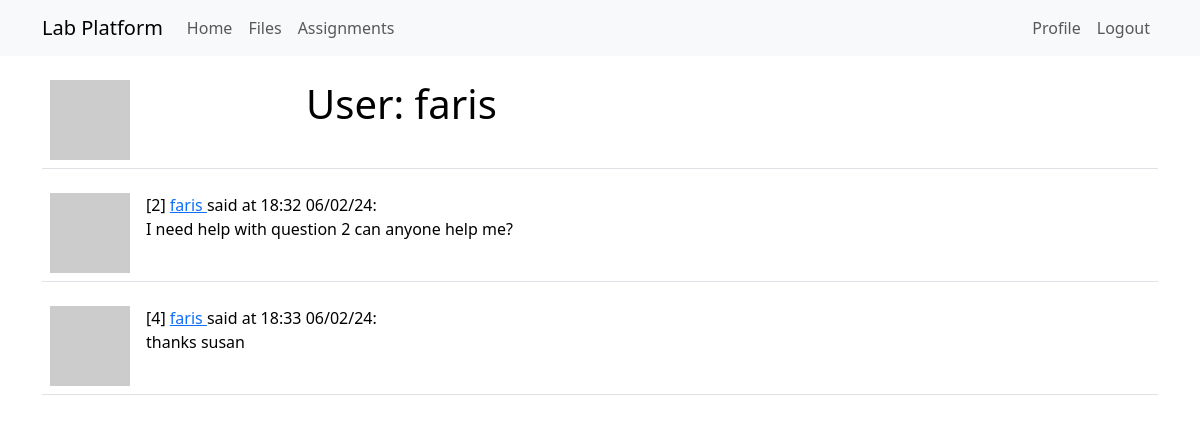
/user/faris (signed in), run on the app's committed database.
### app/models.py (models this page shows, shortened)
class User(UserMixin, db.Model):
    id: so.Mapped[int] = so.mapped_column(primary_key=True)
    username: so.Mapped[str] = so.mapped_column(sa.String(64), index=True,
                                                unique=True)
    email: so.Mapped[str] = so.mapped_column(sa.String(120), index=True,
                                             unique=True)
    password_hash: so.Mapped[Optional[str]] = so.mapped_column(sa.String(256))
    posts: so.WriteOnlyMapped['Post'] = so.relationship(
        back_populates='author')
    files: so.WriteOnlyMapped['File'] = so.relationship(
        back_populates='uploader')
    role: so.Mapped[int] = so.mapped_column(sa.Integer, default=-1, index=True, unique=False)
    assignments: so.WriteOnlyMapped['Assignment'] = so.relationship(
        back_populates='asmtauthor')
    submissions: so.WriteOnlyMapped['Submission'] = so.relationship(
        back_populates='submitter')
    def avatar(self, size):
        digest = md5(self.email.lower().encode('utf-8')).hexdigest()
        return f'https://www.gravatar.com/avatar/{digest}?d=identicon&s={size}'
    def is_admin(self):
        return self.role == 0

class Post(db.Model):
    id: so.Mapped[int] = so.mapped_column(primary_key=True)
    body: so.Mapped[str] = so.mapped_column(sa.String(140))
    timestamp: so.Mapped[datetime] = so.mapped_column(
        index=True, default=lambda: datetime.now(timezone.utc))
    user_id: so.Mapped[int] = so.mapped_column(sa.ForeignKey(User.id),
                                               index=True)
    author: so.Mapped[User] = so.relationship(back_populates='posts')
    def get_ftime(self):
        return self.timestamp.strftime("%H:%M %d/%m/%y")

### app/routes.py (the view)
@app.route('/user/<username>', methods=['GET', 'POST'])
@login_required
def user(username):
    user = db.first_or_404(sa.select(User).where(User.username == username))
    form = RoleForm()
    if form.validate_on_submit():
        user.set_role(int(form.role.data))
        db.session.commit()
    return render_template('user.html', user=user,form = form, posts=db.session.scalars(sa.select(Post).where(user.id == Post.user_id)).all())

### app/models.py (called while the page is built)
@login.user_loader
def load_user(id):
    return db.session.get(User, int(id))

### app/templates/user.html (shortened to what this page needs)
{% extends "base.html" %}
{% block content %}
    <table class="table table-hover">
        <tr>
            <td width="256px"><img src="{{ user.avatar(256) }}"></td>
            <td>
                <h1>User: {{ user.username }}</h1>
            </td>
            <td>
            </td>
        </tr>
    </table>
    {% for post in posts %}
        {% include '_post.html' %}
    {% endfor %}
{% endblock %}

### app/templates/_post.html
<table class="table table-hover">
    <tr>
        <td width="70px">
            <a href="{{ url_for('user', username=post.author.username) }}">
                <img src="{{ post.author.avatar(70) }}" />
            </a>
        </td>
        <td>
            [{{ post.id }}]
            <a href="{{ url_for('user', username=post.author.username) }}">
                {{ post.author.username }}
            </a>
            said at {{ post.get_ftime() }}:
            <br>
            {{ post.body }}
        </td>
    </tr>
</table>

### data on the page
User: username "faris"
Post: id "2", author.username "faris", get_ftime "18:32 06/02/24", body "I need help with question 2 can anyone help me?"
Post: id "4", author.username "faris", get_ftime "18:33 06/02/24", body "thanks susan"
